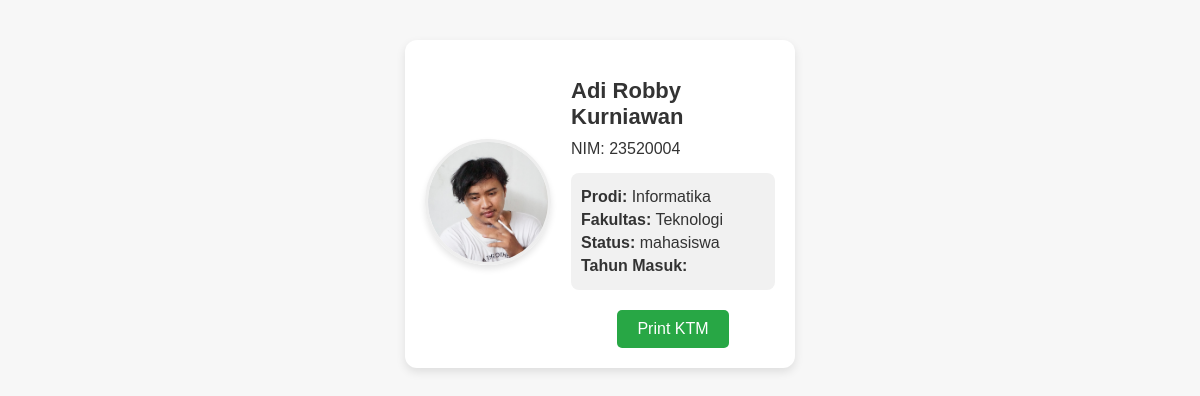
Screenshot of /profil/student-card.php?nim=23520004 with the database file from the repository.
### tables this page shows
CREATE TABLE `students` (
  `nim` int(20) NOT NULL,
  `nama` varchar(100) NOT NULL,
  `prodi` varchar(100) NOT NULL,
  `fakultas` varchar(100) NOT NULL,
  `status` varchar(50) NOT NULL,
  `semester` int(2) NOT NULL,
  `foto` varchar(255) DEFAULT NULL,
  `domisili` varchar(100) NOT NULL
);

### profil/student-card.php (the view, shortened to what this page needs)
<?php
include 'database/db.php';
if (isset($_GET['nim'])) {
    $nim = $_GET['nim'];
    $sql = "SELECT * FROM students WHERE nim = ?";
    $stmt = $conn->prepare($sql);
    $stmt->bind_param("s", $nim);
    $stmt->execute();
    $result = $stmt->get_result();
    if ($result->num_rows > 0) {
        $student = $result->fetch_assoc();
    } else {
        echo "Data tidak ditemukan!";
        exit;
    }
} else {
    echo "NIM tidak ditemukan!";
    exit;
}
?>
<!DOCTYPE html>
<html lang="en">
<head>
</head>
<body onload="window.print()">
    <div class="card">
        <div class="left">
            <img src="uploads/<?= htmlspecialchars($student['foto']) ?>" alt="Foto Mahasiswa">
        </div>
        <div class="right">
            <h2><?= htmlspecialchars($student['nama']) ?></h2>
            <p>NIM: <?= htmlspecialchars($student['nim']) ?></p>
            <div class="info">
                <p><span>Prodi:</span> <?= htmlspecialchars($student['prodi']) ?></p>
                <p><span>Fakultas:</span> <?= htmlspecialchars($student['fakultas']) ?></p>
                <p><span>Status:</span> <?= htmlspecialchars($student['status']) ?></p>
                <p><span>Tahun Masuk:</span> <?= htmlspecialchars($student['masuk']) ?></p>
            </div>
            <div class="print-btn">
                <button onclick="window.print()">Print KTM</button>
            </div>
        </div>
    </div>
</body>
</html>

### profil/student-card.php (style rules this page uses)
body { background: #f7f7f7; font-family: 'Arial', sans-serif; margin: 0; padding: 0; }
.card { width: 350px; height: auto; padding: 20px; margin: 40px auto; background: #ffffff; border-radius: 12px; box-shadow: 0 4px 10px rgba(0, 0, 0, 0.1); display: flex; flex-direction: row; align-items: center; color: #333; }
.card .left { flex: 1; text-align: left; }
.card img { width: 120px; height: 120px; object-fit: cover; border-radius: 50%; border: 3px solid #eee; box-shadow: 0 4px 6px rgba(0, 0, 0, 0.1); }
.card .right { flex: 2; padding-left: 20px; }
.card h2 { font-size: 22px; font-weight: bold; margin-bottom: 10px; }
.card p { margin: 5px 0; font-size: 16px; }
.card .info { font-size: 14px; margin-top: 15px; background: #f1f1f1; padding: 10px; border-radius: 8px; }
.card .info span { font-weight: bold; }
.print-btn { margin-top: 20px; text-align: center; }
.print-btn button { background-color: #28a745; color: white; border: none; padding: 10px 20px; font-size: 16px; border-radius: 5px; cursor: pointer; transition: background-color 0.3s ease; }

### rows the page displays
students: foto (picture), nama "Adi Robby Kurniawan", nim "23520004", prodi "Informatika", fakultas "Teknologi", status "mahasiswa"
